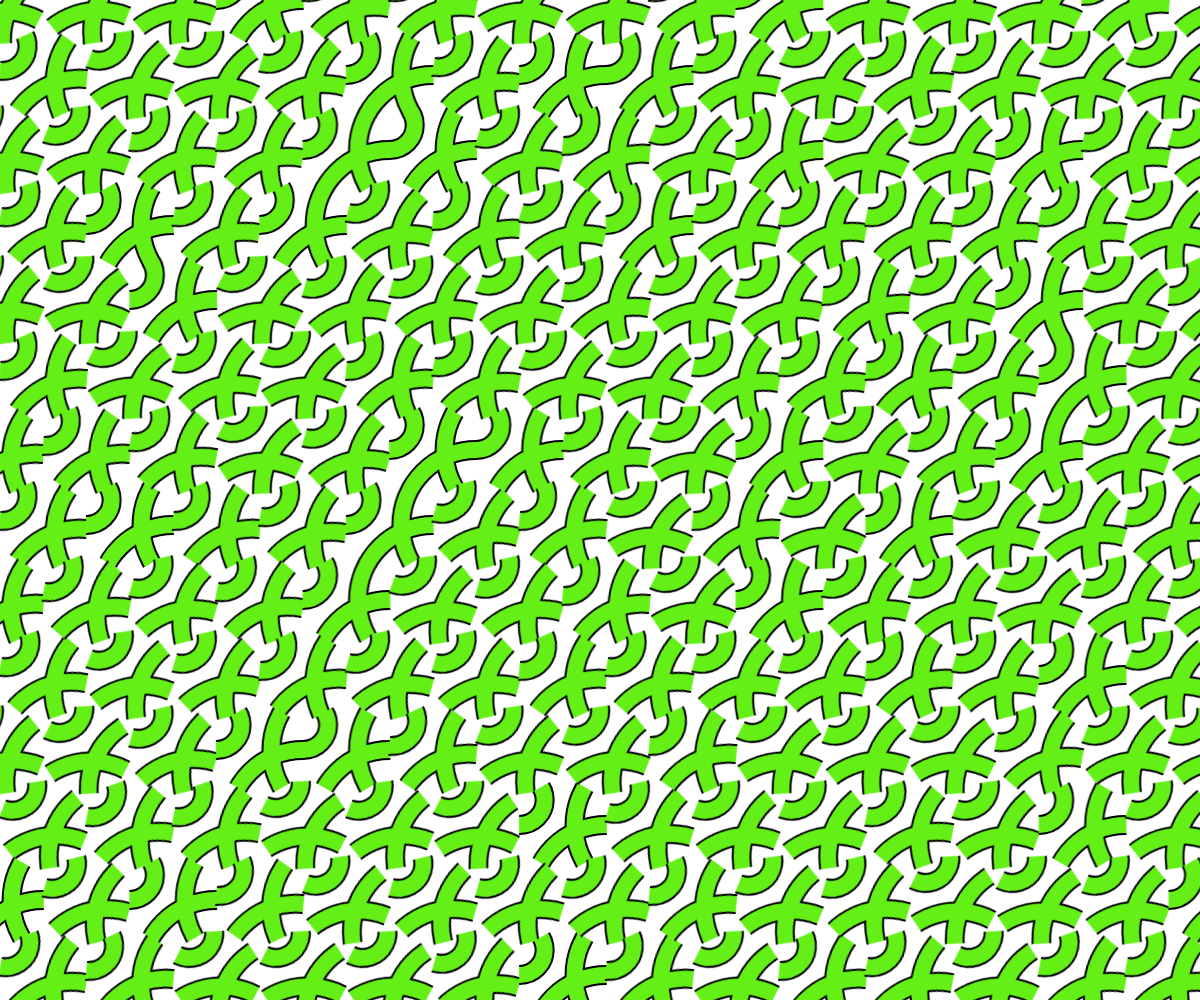
Frame 1 (no input)
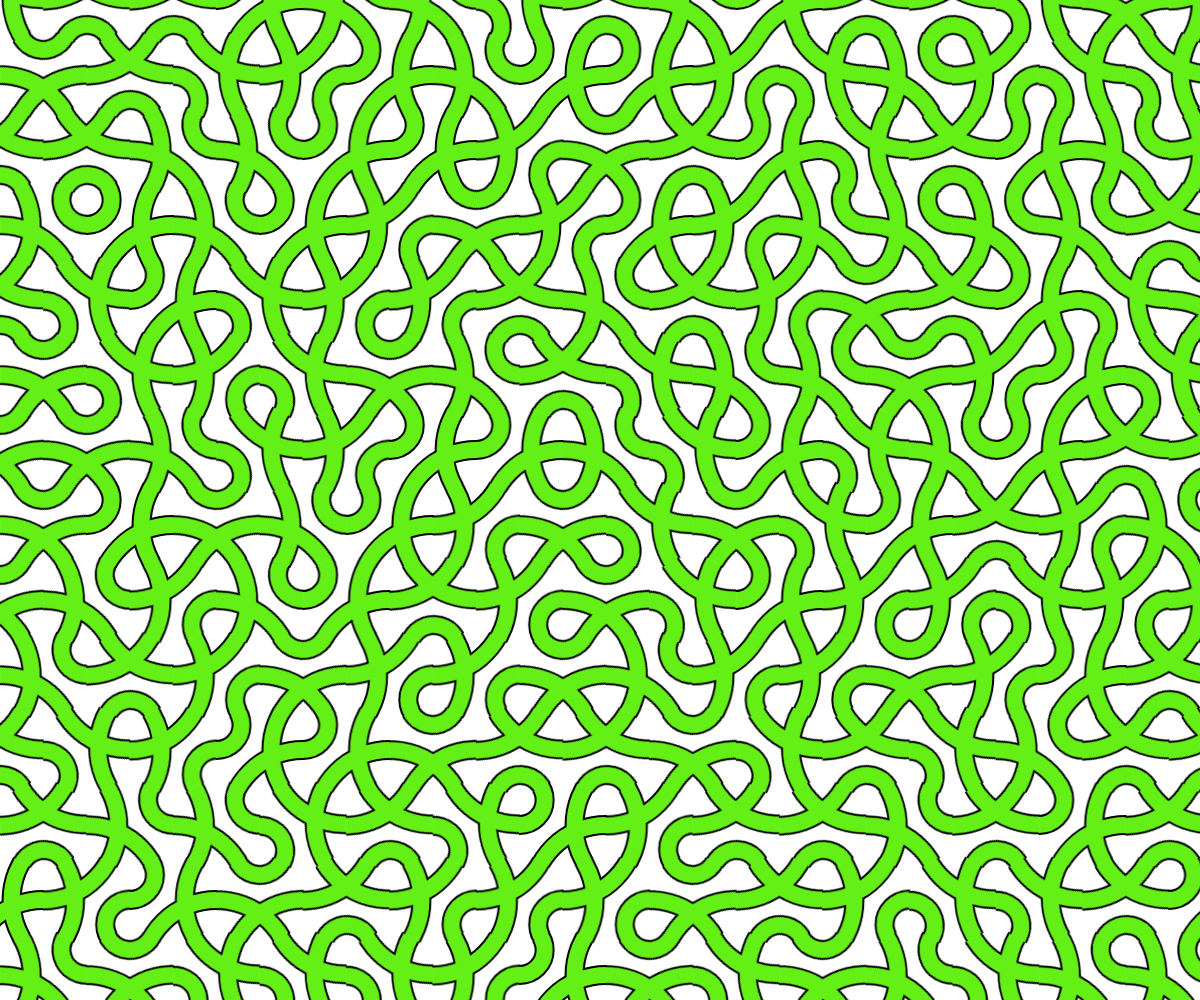
Frame 60 (no input)
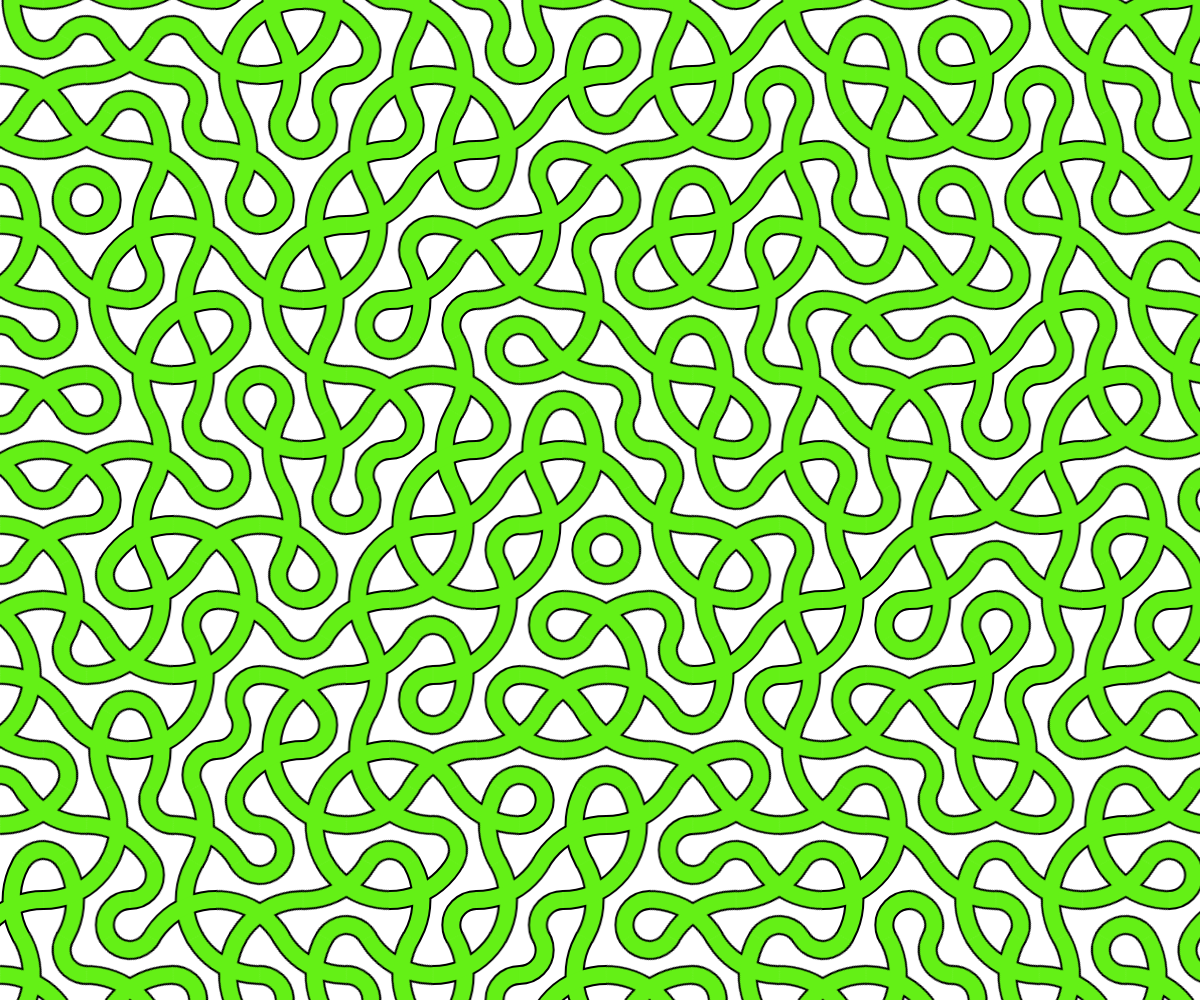
Frame 120 (the mouse pressed at the canvas centre since frame 60)

The p5.js sketch that drew these frames (run headless with seeded random() and noise() and a simulated clock; from frame 60 on, the mouse is pressed at the canvas centre):

// p5.js sketch
// ── sketch.js
/******************
Code by Vamoss
Original code link:
https://www.openprocessing.org/sketch/744884

Author links:
http://vamoss.com.br
http://twitter.com/vamoss
http://github.com/vamoss
******************/

//Original inspiration
//https://twitter.com/AidaInma/status/1161205965305393154

const radius = 50;
const altitude = (Math.sqrt(3) / 2) * radius;
let hexagons, hexagonPattern, rotations;
let changed = -1;

function setup() {
  createCanvas(windowWidth, windowHeight);

  let hexagonMask = createGraphics(radius * 2, radius * 2);
  hexagonMask.beginShape();
  for (let a = 0; a < TWO_PI; a += TWO_PI / 6) {
    let x = sin(a) * radius + radius;
    let y = cos(a) * radius + radius;
    hexagonMask.vertex(x, y);
  }
  hexagonMask.endShape();

  let hexagonLines = createGraphics(radius * 2, radius * 2);
  hexagonLines.noFill();
  hexagonLines.strokeWeight(20);
  hexagonLines.ellipse(radius - altitude, radius - radius / 2, radius, radius);
  hexagonLines.ellipse(radius + altitude * 2, radius, radius * 3, radius * 3);
  hexagonLines.ellipse(
    radius + altitude,
    radius + radius * 1.5,
    radius * 3,
    radius * 3
  );
  hexagonLines.strokeWeight(16);
  hexagonLines.stroke(100, 240, 22);
  hexagonLines.ellipse(radius - altitude, radius - radius / 2, radius, radius);
  hexagonLines.ellipse(radius + altitude * 2, radius, radius * 3, radius * 3);
  hexagonLines.ellipse(
    radius + altitude,
    radius + radius * 1.5,
    radius * 3,
    radius * 3
  );

  hexagonPattern = createGraphics(radius * 2, radius * 2);
  hexagonPattern.image(hexagonMask, 0, 0);
  hexagonPattern.drawingContext.globalCompositeOperation = "source-in";
  hexagonPattern.image(hexagonLines, 0, 0);

  rotations = [];
  hexagons = [];
  for (let x = -radius; x < width; x += altitude * 2) {
    let rowCount = 0;
    for (let y = -radius; y < height; y += radius * 1.5) {
      hexagons.push({
        x: x + (rowCount % 2 == 0 ? 0 : altitude),
        y: y,
        rotation: 0,
      });
      rotations.push((TWO_PI / 6) * floor(random(6)));
      rowCount++;
    }
  }
}

function draw() {
  background(255);
  hexagons.forEach((hexagon, index) => {
    hexagon.rotation += (rotations[index] - hexagon.rotation) * 0.09;
    push();
    translate(hexagon.x + radius, hexagon.y + radius);
    rotate(hexagon.rotation);
    translate(-(hexagon.x + radius), -(hexagon.y + radius));
    image(hexagonPattern, hexagon.x, hexagon.y);
    pop();
  });
}

function findClosest() {
  let closest = 0;
  let closestDistance = 9999;
  hexagons.forEach((hexagon, index) => {
    let d = dist(mouseX, mouseY, hexagon.x + radius, hexagon.y + radius);
    if (d < closestDistance) {
      closestDistance = d;
      closest = index;
    }
  });
  return closest;
}

function mousePressed() {
  changed = findClosest();
  rotations[changed] += TWO_PI / 6;
}

function mouseMoved() {
  let tempChanged = findClosest();
  if (changed != tempChanged) {
    changed = tempChanged;
    rotations[changed] += TWO_PI / 6;
  }
}
